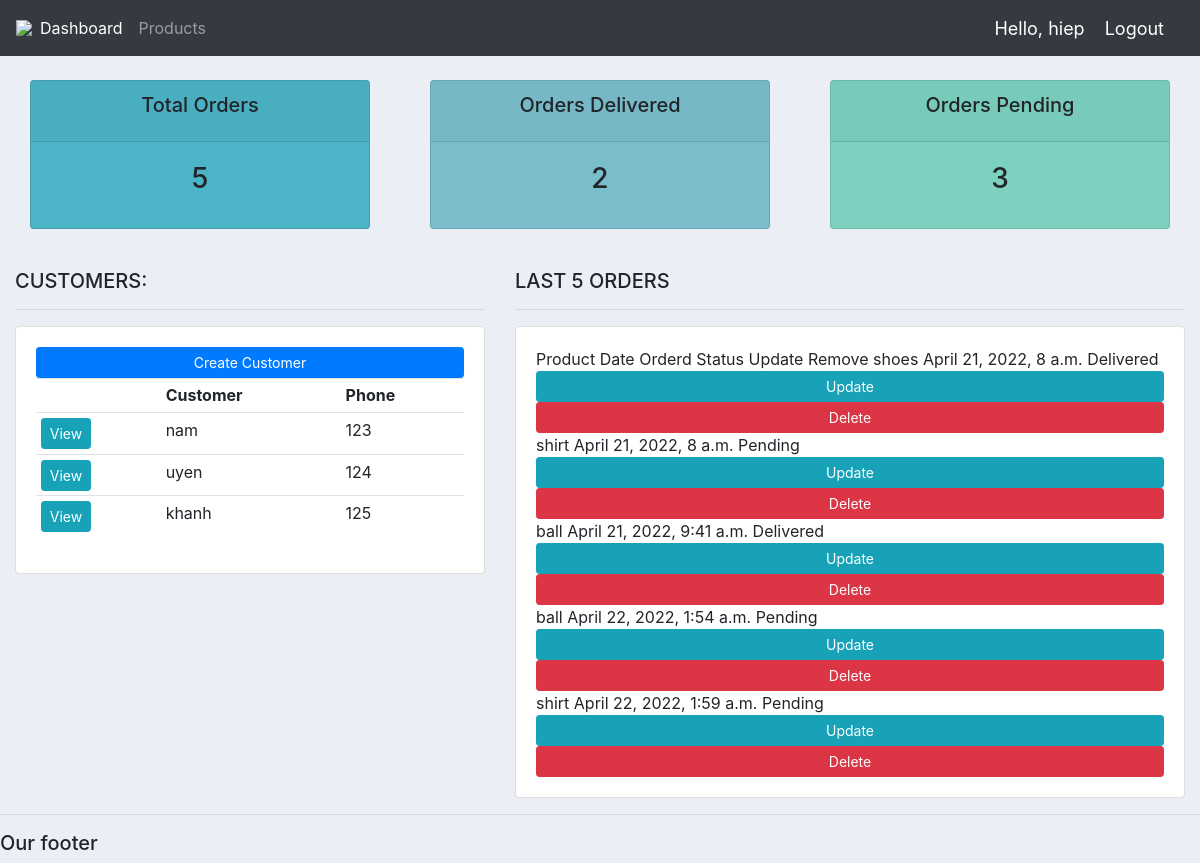
The app's page / (signed in) with its own data.
### accounts/models.py (models this page shows, shortened)
class Customer(models.Model):
	name = models.CharField(max_length=200, null=True)
	phone = models.CharField(max_length=200, null=True)
	email = models.CharField(max_length=200, null=True)
	date_created = models.DateTimeField(auto_now_add=True, null=True)

class Order(models.Model):
	STATUS = (
			('Pending', 'Pending'),
			('Out for delivery', 'Out for delivery'),
			('Delivered', 'Delivered'),
			)
	customer = models.ForeignKey(Customer, null=True, on_delete= models.SET_NULL)
	product = models.ForeignKey(Product, null=True, on_delete= models.SET_NULL)
	date_created = models.DateTimeField(auto_now_add=True, null=True)
	status = models.CharField(max_length=200, null=True, choices=STATUS)
	note = models.CharField(max_length=1000, null=True)

class Product(models.Model):
	CATEGORY = (
			('Indoor', 'Indoor'),
			('Out Door', 'Out Door'),
			)
	name = models.CharField(max_length=200, null=True)
	price = models.FloatField(null=True)
	category = models.CharField(max_length=200, null=True, choices=CATEGORY)
	description = models.CharField(max_length=200, null=True, blank=True)
	date_created = models.DateTimeField(auto_now_add=True, null=True)
	tags = models.ManyToManyField(Tag)
	def __str__(self):
		return self.name

### accounts/decorators.py (the view)
	def wrapper_function(request, *args, **kwargs):
		group = None
		if request.user.groups.exists():
			group = request.user.groups.all()[0].name
		if group == 'customer':
			return redirect('user-page')
		if group == 'admin':
			return view_func(request, *args, **kwargs)

### accounts/views.py (called while the page is built)
@login_required(login_url='login')
@admin_only
def home(request):
	orders = Order.objects.all()
	customers = Customer.objects.all()
	total_customers = customers.count()
	total_orders = orders.count()
	delivered = orders.filter(status='Delivered').count()
	pending = orders.filter(status='Pending').count()
	context = {'orders':orders, 'customers':customers,
	'total_orders':total_orders,'delivered':delivered,
	'pending':pending }
	return render(request, 'accounts/dashboard.html', context)

### accounts/templates/accounts/dashboard.html (shortened to what this page needs)
{%  extends 'accounts/main.html' %}
{% block content %}
{%  include 'accounts/status.html' %}
<br>
<div class="row">
	<div class="col-md-5">
		<h5>CUSTOMERS:</h5>
		<hr>
		<div class="card card-body">
			<a class="btn btn-primary  btn-sm btn-block" href="">Create Customer</a>
			<table class="table table-sm">
				<tr>
					<th></th>
					<th>Customer</th>
					<th>Phone</th>
				</tr>
				{% for customer in customers %}
					<tr>
						<td><a class="btn btn-sm btn-info" href="{% url 'customer' customer.id %}">View</a></td>
						<td>{{customer.name}}</td>
						<td>{{customer.phone}}</td>
					</tr>
				{% endfor %}
			</table>
		</div>
	</div>
	<div class="col-md-7">
		<h5>LAST 5 ORDERS</h5>
		<hr>
		<div class="card card-body">
				<tr>
					<th>Product</th>
					<th>Date Orderd</th>
					<th>Status</th>
					<th>Update</th>
					<th>Remove</th>
				</tr>
				{% for order in orders %}
					<tr>
						<td>{{order.product}}</td>
						<td>{{order.date_created}}</td>
						<td>{{order.status}}</td>
						<td><a class="btn btn-sm btn-info" href="{% url 'update_order' order.id %}">Update</a></td>
						<td><a class="btn btn-sm btn-danger" href="{% url 'delete_order' order.id %}">Delete</a></td>
					</tr>
				{% endfor %}
		</div>
	</div>
</div>
{% endblock %}

### accounts/templates/accounts/main.html (shortened to what this page needs)
{%load static%}
<!DOCTYPE html>
<html>
<head>
	<link rel="stylesheet" href="https://stackpath.bootstrapcdn.com/bootstrap/4.3.1/css/bootstrap.min.css">
	<link rel = "stylesheet" type="text/css" href = {% static '/css/main.css' %}
</head>
<body>
	{%  include 'accounts/navbar.html' %}
	<div class="container-fluid">
	{% block content %}
	{% endblock %}
    </div>
	<hr>
	<h5>Our footer</h5>
</body>
</html>

### accounts/templates/accounts/navbar.html (shortened to what this page needs)
{% load static %}
<nav class="navbar navbar-expand-lg navbar-dark bg-dark">
 <img src="{% static 'images/logo.png' %}">
  <div class="collapse navbar-collapse" id="navbarNav">
    <ul class="navbar-nav">
      {% if request.user.is_staff %}
      <li class="nav-item active">
        <a class="nav-link" href="{% url 'home' %}">Dashboard</a>
      </li>
      <li class="nav-item">
        <a class="nav-link" href="{% url 'products' %}">Products</a>
      </li>
      {% endif %}
    </ul>
  </div>
  <span class="hello-msg">Hello, {{request.user}}</span>
  <span ><a  class="hello-msg" href="{% url 'logout' %}">Logout</a></span>
</nav>

### accounts/templates/accounts/status.html
<br>
<div class="row">
	<div class="col">
		<div class="col-md">
			<div class="card text-center text-black  mb-3" id="total-orders">
			  	<div class="card-header">
			  		<h5 class="card-title">Total Orders</h5>
			  	</div>
			  	<div class="card-body">
			    	<h3 class="card-title">{{total_orders}}</h3>
			  	</div>
			</div>
		</div>
	</div>
	<div class="col">
		<div class="col-md">
			<div class="card text-center text-black  mb-3" id="orders-delivered">
			  	<div class="card-header">
			  		<h5 class="card-title">Orders Delivered</h5>
			  	</div>
			  	<div class="card-body">
			    	<h3 class="card-title">{{delivered}}</h3>
			  	</div>
			</div>
		</div>
	</div>
	<div class="col">
		<div class="col-md">
			<div class="card text-center text-black  mb-3" id="orders-pending">
			  	<div class="card-header">
			  		<h5 class="card-title">Orders Pending</h5>
			  	</div>
			  	<div class="card-body">
			    	<h3 class="card-title">{{pending}}</h3>
			  	</div>
			</div>
		</div>
	</div>
</div>

### crm1/static/CSS/main.css (style rules this page uses)
body { background-color: #ebeff5; }
#total-orders { background-color: #4cb4c7; }
#orders-delivered { background-color: #7abecc; }
#orders-pending { background-color: #7CD1C0; }

### accounts/templates/accounts/navbar.html (style rules this page uses)
.hello-msg { font-size: 18px; color: #FFFFFF; margin-right: 20px; }

### records on screen
Customer: name "nam", phone "123"
Customer: name "uyen", phone "124"
Customer: name "khanh", phone "125"
Order: product "shoes", date_created "April 21, 2022, 8 a.m.", status "Delivered"
Order: product "shirt", date_created "April 21, 2022, 8 a.m.", status "Pending"
Order: product "ball", date_created "April 21, 2022, 9:41 a.m.", status "Delivered"
Order: product "ball", date_created "April 22, 2022, 1:54 a.m.", status "Pending"
Order: product "shirt", date_created "April 22, 2022, 1:59 a.m.", status "Pending"

### other values on screen
{{ request.user }} "hiep"
{{ total_orders }} "5"
{{ delivered }} "2"
{{ pending }} "3"
